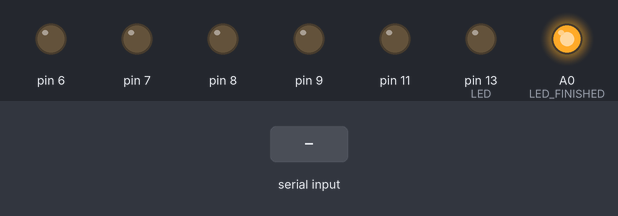
This sketch was run on a simulated Arduino Uno, built with avr-gcc and run on an emulated ATmega328P. Parts: output pins drawn as LEDs (lit = HIGH). Inputs (shaded band) come from the test bench. Pins used as bus, display or sensor lines are not drawn.

Above: at 1.2 s.
1.3 s: "1" received over Serial
At 1.6 s:
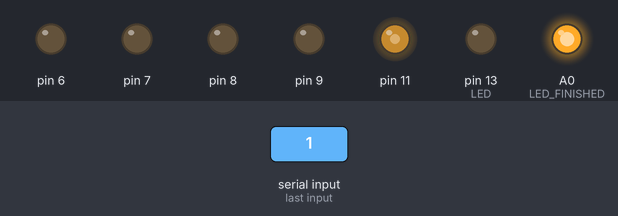
Timing chart, 0 to 4.3 s (numbered marks = the images above; inputs shaded):
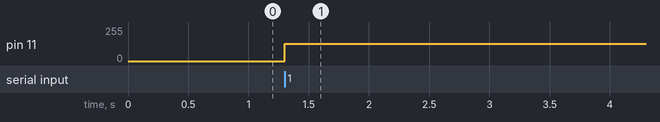

Measured:
- after the input at 1.3 s, pin 11: 0/255 → 128/255 at once

The sketch:

YMPlayerUSB.ino
```cpp
/*

*/
#include "ym2149.h"
#define LED PB5           // avr PB5 = Arduino D13
#define LED_FINISHED  A0  // ON when a song is finished

// States when reading serial data
enum States {
  WAIT_CLK, WAIT_MUS, PLAYING, FINISHED
};

unsigned char data[16];
unsigned long wait_time = 0;
States state = WAIT_CLK;

// 2 Mhz clock default value
// If everything works as expected, this should be overriden with the correct clock
// divider from the first byte coming from serial data.
byte clk_div = 3;

void ClearRegisters(void);

void setup() {

  Serial.begin(9600);  // Los datos se reciben por serie a 9600 bps.
  while (!Serial) {
    ;
  }
  pinMode (LED_FINISHED, OUTPUT);
  digitalWrite (LED_FINISHED, 1);

  DDRB |= _BV(LED);     // pinMode(LED, OUTPUT)


  YMSetBusCtl ();
  ClearRegisters();

}

void loop() {

  // In order to change the internal clock frequency 'on the fly' I need to know when
  // the correct clock divider value is coming, thus I come up with a solution
  // involving states. This way I know when the song is finished and the clock
  // divider byte is coming.

  if (state == FINISHED) {
    digitalWrite (LED_FINISHED, 1);
    state = WAIT_CLK;
  }
  wait_time = millis();
  while (!(Serial.available() > 0)) {
    if (state == PLAYING) {
      if (millis() - wait_time > 200) {
        state = FINISHED;
        digitalWrite (LED_FINISHED, 0);
      }
    }
    if (state == WAIT_CLK) {
      while (!(Serial.available() > 0)) {}
      // First byte is the clock setting
      // Divide the 16MHz clock by 8 -> 2MHz
      // 0 = 8MHz
      // 1 = 4MHz
      // 3 = 2MHz
      // 7 = 1MHz
      clk_div = Serial.read();
      YMSetClk (clk_div);
      state = WAIT_MUS;
    }
  }
  while (!(Serial.available() > 0)) {};
  state = PLAYING;
  if (state == PLAYING) {
    for (int i = 0; i < 16; i++)
    {
      while (!(Serial.available() > 0))
        ;
      data[i] = Serial.read();
    }

    /*
      Fill the "x" bits with the original chip value and set all other bits to 0.
    	_________________________________________________
    			      Frame register detail
    		¯¯¯¯¯¯¯¯¯¯¯¯¯¯¯¯¯¯¯¯¯¯¯¯¯¯¯¯¯¯¯¯¯¯¯¯¯¯¯¯¯¯¯¯¯¯¯¯¯
    		    b7 b6 b5 b4 b3 b2 b1 b0
    		 r0 x  x  x  x  x  x  x  x   Period voice A
    		 r1             x  x  x  x   Fine period voice A
    		 r2 x  x  x  x  x  x  x  x   Period voice B
    		 r3             x  x  x  x   Fine period voice B
    		 r4 x  x  x  x  x  x  x  x   Period voice C
    		 r5             x  x  x  x   Fine Period voice C
    		 r6          x  x  x  x  x   Noise period
    		 r7       x  x  x  x  x  x   Mixer control
    		 r8          x  x  x  x  x   Volume control A
    		 r9          x  x  x  x  x   Volume control B
    		r10          x  x  x  x  x   Volume control C
    		r11 x  x  x  x  x  x  x  x   Envelope high period
    		r12 x  x  x  x  x  x  x  x   Envelope low period
    		r13             x  x  x  x   Envelope shape
    		r14			     Data of I/O port A
    		r15			     Data of I/O port B
    		_________________________________________________
    */
    for (int i = 0; i < 14; i++)
    {
      switch (i)
      {
        case 1:
        case 3:
        case 5:
        case 13:
          data[i] = data[i] & B00001111;
          break;
        case 6:
        case 8:
        case 9:
        case 10:
          data[i] = data[i] & B00011111;
          break;
        case 7:
          data[i] = data[i] & B00111111;
          break;
      }
      YMWriteData(i, data[i]);
    }

    // Have LED blink with noise (drums)
    if (~data[7] & 0x38)
    {
      data[7] &= B11000111;
      PORTB |= _BV(LED);
    }
    else
    {
      PORTB &= ~_BV(LED);
    }
  }
}

// -------------------------------------------------------------------
void ClearRegisters(void)
{
  for (int i = 0; i < 14; i++)
  {
    YMWriteData(i, 0);
  }
}
```

ym2149.cpp
```cpp
/*
  D2 .. D9  connect to DAx into YM2149
  D11       Connects to Clk into YM2149
  A3        connects to BC1 into YM2149
  A2        connects to BDIR into YM2149
  BC2       is always connected to +5V
*/

#include "ym2149.h"
void _send_address(char addr);
void _send_data(char data) ;
void _set_bus_out(void) ;
void _set_bus_in(void);

enum { DATA_READ = B10 <<2, DATA_WRITE = B01 <<2, ADDRESS_MODE = B11 <<2 };

// Sets a 2MHz clock D11 (PORTB3)
void YMSetClk(byte clk_div)
{
   DDRB  |=  _BV(PORTB3);
  // Toggle OC2A on compare match
  TCCR2A &= ~_BV(COM2A1);
  TCCR2A |=  _BV(COM2A0);
  // Clear Timer on Compare match
  TCCR2B &= ~_BV(WGM22);
  TCCR2A |=  _BV(WGM21);
  TCCR2A &= ~_BV(WGM20);
  // Use CLK I/O without prescaling
  TCCR2B &= ~_BV(CS22);
  TCCR2B &= ~_BV(CS21);
  TCCR2B |=  _BV(CS20);
  // Divide the 16MHz clock by 8 -> 2MHz
  // This value is overriden by the first byte sent from serial.
  // 0 = 8MHz
  // 1 = 4MHz
  // 3 = 2MHz
  // 7 = 1MHz
  OCR2A = clk_div;
}

void YMSetBusCtl()
{
  DDRC |= _BV(PC2) | _BV(PC3); // A2, A3 as OUTPUTs
}
void YMWriteData(char addr, char data)
{
  _send_address(addr);
  _send_data(data);
}

void _send_address(char addr) {
  _set_bus_out();
  PORTC = (PORTC & 0xf3) | ADDRESS_MODE;  // Ctrl bits to PB2,PB3 (D10-D11)
  PORTD = (PORTD & 0x02) | ( (addr & 0x3f) << 2); // 6 first bits to PD2-PD7 (D2-D7)
  PORTB = (PORTB & 0xfc) | ( (addr & 0xc0) >> 6); // 2 last bits to PB0,PB1 (D8-D9)
  _delay_us(1.); //tAS = 300ns

  PORTC = (PORTC & 0xf3) /*INACTIVE*/ ;
  _delay_us(1.); //tAH = 80ns
}

void _send_data(char data) {
  _set_bus_out();
  PORTD = (PORTD & 0x02) | ( (data & 0x3f) << 2); // 6 first bits to PD2-PD7 (D2-D7)
  PORTB = (PORTB & 0xfc) | ( (data & 0xc0) >> 6); // 2 last bits to PB0,PB1 (D8-D9)
  PORTC = (PORTC & 0xf3) | DATA_WRITE;    // Ctrl bits to PC2,PC3 (A2,A3)
  _delay_us(1.); // 300ns < tDW < 10us
  PORTC = (PORTC & 0xf3) /*INACTIVE*/ ; // To fit tDW max
  _delay_us(1.); // tDH = 80ns
}

void _set_bus_out(void) {
  DDRB |= 0x03; // Bits 0 and 1 (D8,D9)
  DDRD |= 0xfc; // Bits 2 to 7  (D2-D7)
}
void _set_bus_in(void) {
  DDRB &= 0xfc; // Bits 0 and 1 (D8,D9)
  DDRD &= ~0xfc; // Bits 2 to 7 (D2-D7)
}
```

ym2149.h
```cpp
#ifndef __YM2149_H__
#define __YM2149_H__

#include <Arduino.h>

void YMSetClk(byte clk_div);
void YMSetBusCtl();
void YMWriteData(char addr, char data);

#endif
```
